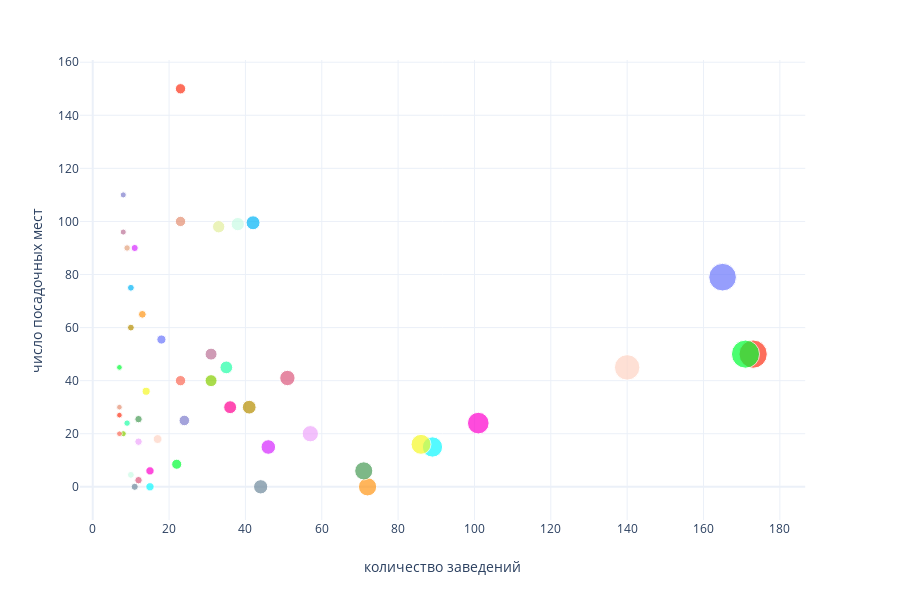

Notebook cell for this chart:
### Markdown cell above
Посмотрим на распределение значений количества заведений в сети и количества посадочных мест в первых 50 крупных сетях.

### Code cell
fig = px.scatter(chain_name_data.head(50), y="number", x='id', color='object_name', size='id',
                 labels={'number': 'число посадочных мест', 'id': 'количество заведений'},
                 template='plotly_white', hover_name='object_name', 
                 color_discrete_sequence=px.colors.qualitative.Light24)
fig.update_layout(showlegend=False)
fig.show()

### Figure 1 — Plotly figure (JSON) as saved in the notebook; plotly's stock layout.template omitted (floating-point values rounded to 4 significant figures)
{"data": [{"hoverlabel": {"namelength": 0}, "hovertemplate": "<b>%{hovertext}</b><br><br>object_name=KFC<br>количество заведений=%{marker.size}<br>число посадочных мест=%{y}", "hovertext": ["KFC"], "legendgroup": "object_name=KFC", "marker": {"color": "#FD3216", "size": [173], "sizemode": "area", "sizeref": 0.4325, "symbol": "circle"}, "mode": "markers", "name": "object_name=KFC", "showlegend": true, "type": "scatter", "x": [173], "xaxis": "x", "y": [50], "yaxis": "y"}, {"hoverlabel": {"namelength": 0}, "hovertemplate": "<b>%{hovertext}</b><br><br>object_name=Шоколадница<br>количество заведений=%{marker.size}<br>число посадочных мест=%{y}", "hovertext": ["Шоколадница"], "legendgroup": "object_name=Шоколадница", "marker": {"color": "#00FE35", "size": [171], "sizemode": "area", "sizeref": 0.4325, "symbol": "circle"}, "mode": "markers", "name": "object_name=Шоколадница", "showlegend": true, "type": "scatter", "x": [171], "xaxis": "x", "y": [50], "yaxis": "y"}, {"hoverlabel": {"namelength": 0}, "hovertemplate": "<b>%{hovertext}</b><br><br>object_name=Макдоналдс<br>количество заведений=%{marker.size}<br>число посадочных мест=%{y}", "hovertext": ["Макдоналдс"], "legendgroup": "object_name=Макдоналдс", "marker": {"color": "#6A76FC", "size": [165], "sizemode": "area", "sizeref": 0.4325, "symbol": "circle"}, "mode": "markers", "name": "object_name=Макдоналдс", "showlegend": true, "type": "scatter", "x": [165], "xaxis": "x", "y": [79], "yaxis": "y"}, {"hoverlabel": {"namelength": 0}, "hovertemplate": "<b>%{hovertext}</b><br><br>object_name=Бургер Кинг<br>количество заведений=%{marker.size}<br>число посадочных мест=%{y}", "hovertext": ["Бургер Кинг"], "legendgroup": "object_name=Бургер Кинг", "marker": {"color": "#FED4C4", "size": [140], "sizemode": "area", "sizeref": 0.4325, "symbol": "circle"}, "mode": "markers", "name": "object_name=Бургер Кинг", "showlegend": true, "type": "scatter", "x": [140], "xaxis": "x", "y": [45], "yaxis": "y"}, {"hoverlabel": {"namelength": 0}, "hovertemplate": "<b>%{hovertext}</b><br><br>object_name=Теремок<br>количество заведений=%{marker.size}<br>число посадочных мест=%{y}", "hovertext": ["Теремок"], "legendgroup": "object_name=Теремок", "marker": {"color": "#FE00CE", "size": [101], "sizemode": "area", "sizeref": 0.4325, "symbol": "circle"}, "mode": "markers", "name": "object_name=Теремок", "showlegend": true, "type": "scatter", "x": [101], "xaxis": "x", "y": [24], "yaxis": "y"}, {"hoverlabel": {"namelength": 0}, "hovertemplate": "<b>%{hovertext}</b><br><br>object_name=Крошка Картошка<br>количество заведений=%{marker.size}<br>число посадочных мест=%{y}", "hovertext": ["Крошка Картошка"], "legendgroup": "object_name=Крошка Картошка", "marker": {"color": "#0DF9FF", "size": [89], "sizemode": "area", "sizeref": 0.4325, "symbol": "circle"}, "mode": "markers", "name": "object_name=Крошка Картошка", "showlegend": true, "type": "scatter", "x": [89], "xaxis": "x", "y": [15], "yaxis": "y"}, {"hoverlabel": {"namelength": 0}, "hovertemplate": "<b>%{hovertext}</b><br><br>object_name=Домино'с Пицца<br>количество заведений=%{marker.size}<br>число посадочных мест=%{y}", "hovertext": ["Домино'с Пицца"], "legendgroup": "object_name=Домино'с Пицца", "marker": {"color": "#F6F926", "size": [86], "sizemode": "area", "sizeref": 0.4325, "symbol": "circle"}, "mode": "markers", "name": "object_name=Домино'с Пицца", "showlegend": true, "type": "scatter", "x": [86], "xaxis": "x", "y": [16], "yaxis": "y"}, {"hoverlabel": {"namelength": 0}, "hovertemplate": "<b>%{hovertext}</b><br><br>object_name=Милти<br>количество заведений=%{marker.size}<br>число посадочных мест=%{y}", "hovertext": ["Милти"], "legendgroup": "object_name=Милти", "marker": {"color": "#FF9616", "size": [72], "sizemode": "area", "sizeref": 0.4325, "symbol": "circle"}, "mode": "markers", "name": "object_name=Милти", "showlegend": true, "type": "scatter", "x": [72], "xaxis": "x", "y": [0], "yaxis": "y"}, {"hoverlabel": {"namelength": 0}, "hovertemplate": "<b>%{hovertext}</b><br><br>object_name=Суши Wok<br>количество заведений=%{marker.size}<br>число посадочных мест=%{y}", "hovertext": ["Суши Wok"], "legendgroup": "object_name=Суши Wok", "marker": {"color": "#479B55", "size": [71], "sizemode": "area", "sizeref": 0.4325, "symbol": "circle"}, "mode": "markers", "name": "object_name=Суши Wok", "showlegend": true, "type": "scatter", "x": [71], "xaxis": "x", "y": [6], "yaxis": "y"}, {"hoverlabel": {"namelength": 0}, "hovertemplate": "<b>%{hovertext}</b><br><br>object_name=Папа Джонс<br>количество заведений=%{marker.size}<br>число посадочных мест=%{y}", "hovertext": ["Папа Джонс"], "legendgroup": "object_name=Папа Джонс", "marker": {"color": "#EEA6FB", "size": [57], "sizemode": "area", "sizeref": 0.4325, "symbol": "circle"}, "mode": "markers", "name": "object_name=Папа Джонс", "showlegend": true, "type": "scatter", "x": [57], "xaxis": "x", "y": [20], "yaxis": "y"}, {"hoverlabel": {"namelength": 0}, "hovertemplate": "<b>%{hovertext}</b><br><br>object_name=Starbucks<br>количество заведений=%{marker.size}<br>число посадочных мест=%{y}", "hovertext": ["Starbucks"], "legendgroup": "object_name=Starbucks", "marker": {"color": "#DC587D", "size": [51], "sizemode": "area", "sizeref": 0.4325, "symbol": "circle"}, "mode": "markers", "name": "object_name=Starbucks", "showlegend": true, "type": "scatter", "x": [51], "xaxis": "x", "y": [41], "yaxis": "y"}, {"hoverlabel": {"namelength": 0}, "hovertemplate": "<b>%{hovertext}</b><br><br>object_name=Subway<br>количество заведений=%{marker.size}<br>число посадочных мест=%{y}", "hovertext": ["Subway"], "legendgroup": "object_name=Subway", "marker": {"color": "#D626FF", "size": [46], "sizemode": "area", "sizeref": 0.4325, "symbol": "circle"}, "mode": "markers", "name": "object_name=Subway", "showlegend": true, "type": "scatter", "x": [46], "xaxis": "x", "y": [15], "yaxis": "y"}, {"hoverlabel": {"namelength": 0}, "hovertemplate": "<b>%{hovertext}</b><br><br>object_name=Кофе с собой<br>количество заведений=%{marker.size}<br>число посадочных мест=%{y}", "hovertext": ["Кофе с собой"], "legendgroup": "object_name=Кофе с собой", "marker": {"color": "#6E899C", "size": [44], "sizemode": "area", "sizeref": 0.4325, "symbol": "circle"}, "mode": "markers", "name": "object_name=Кофе с собой", "showlegend": true, "type": "scatter", "x": [44], "xaxis": "x", "y": [0], "yaxis": "y"}, {"hoverlabel": {"namelength": 0}, "hovertemplate": "<b>%{hovertext}</b><br><br>object_name=Чайхона №1<br>количество заведений=%{marker.size}<br>число посадочных мест=%{y}", "hovertext": ["Чайхона №1"], "legendgroup": "object_name=Чайхона №1", "marker": {"color": "#00B5F7", "size": [42], "sizemode": "area", "sizeref": 0.4325, "symbol": "circle"}, "mode": "markers", "name": "object_name=Чайхона №1", "showlegend": true, "type": "scatter", "x": [42], "xaxis": "x", "y": [99.5], "yaxis": "y"}, {"hoverlabel": {"namelength": 0}, "hovertemplate": "<b>%{hovertext}</b><br><br>object_name=Додо Пицца<br>количество заведений=%{marker.size}<br>число посадочных мест=%{y}", "hovertext": ["Додо Пицца"], "legendgroup": "object_name=Додо Пицца", "marker": {"color": "#B68E00", "size": [41], "sizemode": "area", "sizeref": 0.4325, "symbol": "circle"}, "mode": "markers", "name": "object_name=Додо Пицца", "showlegend": true, "type": "scatter", "x": [41], "xaxis": "x", "y": [30], "yaxis": "y"}, {"hoverlabel": {"namelength": 0}, "hovertemplate": "<b>%{hovertext}</b><br><br>object_name=Тануки<br>количество заведений=%{marker.size}<br>число посадочных мест=%{y}", "hovertext": ["Тануки"], "legendgroup": "object_name=Тануки", "marker": {"color": "#C9FBE5", "size": [38], "sizemode": "area", "sizeref": 0.4325, "symbol": "circle"}, "mode": "markers", "name": "object_name=Тануки", "showlegend": true, "type": "scatter", "x": [38], "xaxis": "x", "y": [99], "yaxis": "y"}, {"hoverlabel": {"namelength": 0}, "hovertemplate": "<b>%{hovertext}</b><br><br>object_name=Прайм<br>количество заведений=%{marker.size}<br>число посадочных мест=%{y}", "hovertext": ["Прайм"], "legendgroup": "object_name=Прайм", "marker": {"color": "#FF0092", "size": [36], "sizemode": "area", "sizeref": 0.4325, "symbol": "circle"}, "mode": "markers", "name": "object_name=Прайм", "showlegend": true, "type": "scatter", "x": [36], "xaxis": "x", "y": [30], "yaxis": "y"}, {"hoverlabel": {"namelength": 0}, "hovertemplate": "<b>%{hovertext}</b><br><br>object_name=Хинкальная<br>количество заведений=%{marker.size}<br>число посадочных мест=%{y}", "hovertext": ["Хинкальная"], "legendgroup": "object_name=Хинкальная", "marker": {"color": "#22FFA7", "size": [35], "sizemode": "area", "sizeref": 0.4325, "symbol": "circle"}, "mode": "markers", "name": "object_name=Хинкальная", "showlegend": true, "type": "scatter", "x": [35], "xaxis": "x", "y": [45], "yaxis": "y"}, {"hoverlabel": {"namelength": 0}, "hovertemplate": "<b>%{hovertext}</b><br><br>object_name=Якитория<br>количество заведений=%{marker.size}<br>число посадочных мест=%{y}", "hovertext": ["Якитория"], "legendgroup": "object_name=Якитория", "marker": {"color": "#E3EE9E", "size": [33], "sizemode": "area", "sizeref": 0.4325, "symbol": "circle"}, "mode": "markers", "name": "object_name=Якитория", "showlegend": true, "type": "scatter", "x": [33], "xaxis": "x", "y": [98], "yaxis": "y"}, {"hoverlabel": {"namelength": 0}, "hovertemplate": "<b>%{hovertext}</b><br><br>object_name=Хлеб насущный<br>количество заведений=%{marker.size}<br>число посадочных мест=%{y}", "hovertext": ["Хлеб насущный"], "legendgroup": "object_name=Хлеб насущный", "marker": {"color": "#86CE00", "size": [31], "sizemode": "area", "sizeref": 0.4325, "symbol": "circle"}, "mode": "markers", "name": "object_name=Хлеб насущный", "showlegend": true, "type": "scatter", "x": [31], "xaxis": "x", "y": [40], "yaxis": "y"}, {"hoverlabel": {"namelength": 0}, "hovertemplate": "<b>%{hovertext}</b><br><br>object_name=Кофе Хаус<br>количество заведений=%{marker.size}<br>число посадочных мест=%{y}", "hovertext": ["Кофе Хаус"], "legendgroup": "object_name=Кофе Хаус", "marker": {"color": "#BC7196", "size": [31], "sizemode": "area", "sizeref": 0.4325, "symbol": "circle"}, "mode": "markers", "name": "object_name=Кофе Хаус", "showlegend": true, "type": "scatter", "x": [31], "xaxis": "x", "y": [50], "yaxis": "y"}, {"hoverlabel": {"namelength": 0}, "hovertemplate": "<b>%{hovertext}</b><br><br>object_name=Кулинарная лавка братьев Караваевых<br>количество заведений=%{marker.size}<br>число посадочных мест=%{y}", "hovertext": ["Кулинарная лавка братьев Караваевых"], "legendgroup": "object_name=Кулинарная лавка братьев Караваевых", "marker": {"color": "#7E7DCD", "size": [24], "sizemode": "area", "sizeref": 0.4325, "symbol": "circle"}, "mode": "markers", "name": "object_name=Кулинарная лавка братьев Караваевых", "showlegend": true, "type": "scatter", "x": [24], "xaxis": "x", "y": [25], "yaxis": "y"}, {"hoverlabel": {"namelength": 0}, "hovertemplate": "<b>%{hovertext}</b><br><br>object_name=Мята Lounge<br>количество заведений=%{marker.size}<br>число посадочных мест=%{y}", "hovertext": ["Мята Lounge"], "legendgroup": "object_name=Мята Lounge", "marker": {"color": "#FC6955", "size": [23], "sizemode": "area", "sizeref": 0.4325, "symbol": "circle"}, "mode": "markers", "name": "object_name=Мята Lounge", "showlegend": true, "type": "scatter", "x": [23], "xaxis": "x", "y": [40], "yaxis": "y"}, {"hoverlabel": {"namelength": 0}, "hovertemplate": "<b>%{hovertext}</b><br><br>object_name=Иль Патио<br>количество заведений=%{marker.size}<br>число посадочных мест=%{y}", "hovertext": ["Иль Патио"], "legendgroup": "object_name=Иль Патио", "marker": {"color": "#E48F72", "size": [23], "sizemode": "area", "sizeref": 0.4325, "symbol": "circle"}, "mode": "markers", "name": "object_name=Иль Патио", "showlegend": true, "type": "scatter", "x": [23], "xaxis": "x", "y": [100], "yaxis": "y"}, {"hoverlabel": {"namelength": 0}, "hovertemplate": "<b>%{hovertext}</b><br><br>object_name=Му-Му<br>количество заведений=%{marker.size}<br>число посадочных мест=%{y}", "hovertext": ["Му-Му"], "legendgroup": "object_name=Му-Му", "marker": {"color": "#FD3216", "size": [23], "sizemode": "area", "sizeref": 0.4325, "symbol": "circle"}, "mode": "markers", "name": "object_name=Му-Му", "showlegend": true, "type": "scatter", "x": [23], "xaxis": "x", "y": [150], "yaxis": "y"}, {"hoverlabel": {"namelength": 0}, "hovertemplate": "<b>%{hovertext}</b><br><br>object_name=Cofix<br>количество заведений=%{marker.size}<br>число посадочных мест=%{y}", "hovertext": ["Cofix"], "legendgroup": "object_name=Cofix", "marker": {"color": "#00FE35", "size": [22], "sizemode": "area", "sizeref": 0.4325, "symbol": "circle"}, "mode": "markers", "name": "object_name=Cofix", "showlegend": true, "type": "scatter", "x": [22], "xaxis": "x", "y": [8.5], "yaxis": "y"}, {"hoverlabel": {"namelength": 0}, "hovertemplate": "<b>%{hovertext}</b><br><br>object_name=АндерСон<br>количество заведений=%{marker.size}<br>число посадочных мест=%{y}", "hovertext": ["АндерСон"], "legendgroup": "object_name=АндерСон", "marker": {"color": "#6A76FC", "size": [18], "sizemode": "area", "sizeref": 0.4325, "symbol": "circle"}, "mode": "markers", "name": "object_name=АндерСон", "showlegend": true, "type": "scatter", "x": [18], "xaxis": "x", "y": [55.5], "yaxis": "y"}, {"hoverlabel": {"namelength": 0}, "hovertemplate": "<b>%{hovertext}</b><br><br>object_name=Пицца Хат<br>количество заведений=%{marker.size}<br>число посадочных мест=%{y}", "hovertext": ["Пицца Хат"], "legendgroup": "object_name=Пицца Хат", "marker": {"color": "#FED4C4", "size": [17], "sizemode": "area", "sizeref": 0.4325, "symbol": "circle"}, "mode": "markers", "name": "object_name=Пицца Хат", "showlegend": true, "type": "scatter", "x": [17], "xaxis": "x", "y": [18], "yaxis": "y"}, {"hoverlabel": {"namelength": 0}, "hovertemplate": "<b>%{hovertext}</b><br><br>object_name=СушиШоп<br>количество заведений=%{marker.size}<br>число посадочных мест=%{y}", "hovertext": ["СушиШоп"], "legendgroup": "object_name=СушиШоп", "marker": {"color": "#FE00CE", "size": [15], "sizemode": "area", "sizeref": 0.4325, "symbol": "circle"}, "mode": "markers", "name": "object_name=СушиШоп", "showlegend": true, "type": "scatter", "x": [15], "xaxis": "x", "y": [6], "yaxis": "y"}, {"hoverlabel": {"namelength": 0}, "hovertemplate": "<b>%{hovertext}</b><br><br>object_name=Пицца Паоло<br>количество заведений=%{marker.size}<br>число посадочных мест=%{y}", "hovertext": ["Пицца Паоло"], "legendgroup": "object_name=Пицца Паоло", "marker": {"color": "#0DF9FF", "size": [15], "sizemode": "area", "sizeref": 0.4325, "symbol": "circle"}, "mode": "markers", "name": "object_name=Пицца Паоло", "showlegend": true, "type": "scatter", "x": [15], "xaxis": "x", "y": [0], "yaxis": "y"}, {"hoverlabel": {"namelength": 0}, "hovertemplate": "<b>%{hovertext}</b><br><br>object_name=Алло Пицца<br>количество заведений=%{marker.size}<br>число посадочных мест=%{y}", "hovertext": ["Алло Пицца"], "legendgroup": "object_name=Алло Пицца", "marker": {"color": "#F6F926", "size": [14], "sizemode": "area", "sizeref": 0.4325, "symbol": "circle"}, "mode": "markers", "name": "object_name=Алло Пицца", "showlegend": true, "type": "scatter", "x": [14], "xaxis": "x", "y": [36], "yaxis": "y"}, {"hoverlabel": {"namelength": 0}, "hovertemplate": "<b>%{hovertext}</b><br><br>object_name=Кофемания<br>количество заведений=%{marker.size}<br>число посадочных мест=%{y}", "hovertext": ["Кофемания"], "legendgroup": "object_name=Кофемания", "marker": {"color": "#FF9616", "size": [13], "sizemode": "area", "sizeref": 0.4325, "symbol": "circle"}, "mode": "markers", "name": "object_name=Кофемания", "showlegend": true, "type": "scatter", "x": [13], "xaxis": "x", "y": [65], "yaxis": "y"}, {"hoverlabel": {"namelength": 0}, "hovertemplate": "<b>%{hovertext}</b><br><br>object_name=Штолле<br>количество заведений=%{marker.size}<br>число посадочных мест=%{y}", "hovertext": ["Штолле"], "legendgroup": "object_name=Штолле", "marker": {"color": "#479B55", "size": [12], "sizemode": "area", "sizeref": 0.4325, "symbol": "circle"}, "mode": "markers", "name": "object_name=Штолле", "showlegend": true, "type": "scatter", "x": [12], "xaxis": "x", "y": [25.5], "yaxis": "y"}, {"hoverlabel": {"namelength": 0}, "hovertemplate": "<b>%{hovertext}</b><br><br>object_name=Волконский<br>количество заведений=%{marker.size}<br>число посадочных мест=%{y}", "hovertext": ["Волконский"], "legendgroup": "object_name=Волконский", "marker": {"color": "#EEA6FB", "size": [12], "sizemode": "area", "sizeref": 0.4325, "symbol": "circle"}, "mode": "markers", "name": "object_name=Волконский", "showlegend": true, "type": "scatter", "x": [12], "xaxis": "x", "y": [17], "yaxis": "y"}, {"hoverlabel": {"namelength": 0}, "hovertemplate": "<b>%{hovertext}</b><br><br>object_name=Баскин Роббинс<br>количество заведений=%{marker.size}<br>число посадочных мест=%{y}", "hovertext": ["Баскин Роббинс"], "legendgroup": "object_name=Баскин Роббинс", "marker": {"color": "#DC587D", "size": [12], "sizemode": "area", "sizeref": 0.4325, "symbol": "circle"}, "mode": "markers", "name": "object_name=Баскин Роббинс", "showlegend": true, "type": "scatter", "x": [12], "xaxis": "x", "y": [2.5], "yaxis": "y"}, {"hoverlabel": {"namelength": 0}, "hovertemplate": "<b>%{hovertext}</b><br><br>object_name=Кружка<br>количество заведений=%{marker.size}<br>число посадочных мест=%{y}", "hovertext": ["Кружка"], "legendgroup": "object_name=Кружка", "marker": {"color": "#D626FF", "size": [11], "sizemode": "area", "sizeref": 0.4325, "symbol": "circle"}, "mode": "markers", "name": "object_name=Кружка", "showlegend": true, "type": "scatter", "x": [11], "xaxis": "x", "y": [90], "yaxis": "y"}, {"hoverlabel": {"namelength": 0}, "hovertemplate": "<b>%{hovertext}</b><br><br>object_name=СтардогS<br>количество заведений=%{marker.size}<br>число посадочных мест=%{y}", "hovertext": ["СтардогS"], "legendgroup": "object_name=СтардогS", "marker": {"color": "#6E899C", "size": [11], "sizemode": "area", "sizeref": 0.4325, "symbol": "circle"}, "mode": "markers", "name": "object_name=СтардогS", "showlegend": true, "type": "scatter", "x": [11], "xaxis": "x", "y": [0], "yaxis": "y"}, {"hoverlabel": {"namelength": 0}, "hovertemplate": "<b>%{hovertext}</b><br><br>object_name=Вареничная №1<br>количество заведений=%{marker.size}<br>число посадочных мест=%{y}", "hovertext": ["Вареничная №1"], "legendgroup": "object_name=Вареничная №1", "marker": {"color": "#00B5F7", "size": [10], "sizemode": "area", "sizeref": 0.4325, "symbol": "circle"}, "mode": "markers", "name": "object_name=Вареничная №1", "showlegend": true, "type": "scatter", "x": [10], "xaxis": "x", "y": [75], "yaxis": "y"}, {"hoverlabel": {"namelength": 0}, "hovertemplate": "<b>%{hovertext}</b><br><br>object_name=Ваби-Саби<br>количество заведений=%{marker.size}<br>число посадочных мест=%{y}", "hovertext": ["Ваби-Саби"], "legendgroup": "object_name=Ваби-Саби", "marker": {"color": "#B68E00", "size": [10], "sizemode": "area", "sizeref": 0.4325, "symbol": "circle"}, "mode": "markers", "name": "object_name=Ваби-Саби", "showlegend": true, "type": "scatter", "x": [10], "xaxis": "x", "y": [60], "yaxis": "y"}, {"hoverlabel": {"namelength": 0}, "hovertemplate": "<b>%{hovertext}</b><br><br>object_name=Суши Сет<br>количество заведений=%{marker.size}<br>число посадочных мест=%{y}", "hovertext": ["Суши Сет"], "legendgroup": "object_name=Суши Сет", "marker": {"color": "#C9FBE5", "size": [10], "sizemode": "area", "sizeref": 0.4325, "symbol": "circle"}, "mode": "markers", "name": "object_name=Суши Сет", "showlegend": true, "type": "scatter", "x": [10], "xaxis": "x", "y": [4.5], "yaxis": "y"}, {"hoverlabel": {"namelength": 0}, "hovertemplate": "<b>%{hovertext}</b><br><br>object_name=То Да Сё<br>количество заведений=%{marker.size}<br>число посадочных мест=%{y}", "hovertext": ["То Да Сё"], "legendgroup": "object_name=То Да Сё", "marker": {"color": "#FF0092", "size": [9], "sizemode": "area", "sizeref": 0.4325, "symbol": "circle"}, "mode": "markers", "name": "object_name=То Да Сё", "showlegend": true, "type": "scatter", "x": [9], "xaxis": "x", "y": [90], "yaxis": "y"}, {"hoverlabel": {"namelength": 0}, "hovertemplate": "<b>%{hovertext}</b><br><br>object_name=Французская выпечка<br>количество заведений=%{marker.size}<br>число посадочных мест=%{y}", "hovertext": ["Французская выпечка"], "legendgroup": "object_name=Французская выпечка", "marker": {"color": "#22FFA7", "size": [9], "sizemode": "area", "sizeref": 0.4325, "symbol": "circle"}, "mode": "markers", "name": "object_name=Французская выпечка", "showlegend": true, "type": "scatter", "x": [9], "xaxis": "x", "y": [24], "yaxis": "y"}, {"hoverlabel": {"namelength": 0}, "hovertemplate": "<b>%{hovertext}</b><br><br>object_name=Иль Патио Планета Суши<br>количество заведений=%{marker.size}<br>число посадочных мест=%{y}", "hovertext": ["Иль Патио Планета Суши"], "legendgroup": "object_name=Иль Патио Планета Суши", "marker": {"color": "#E3EE9E", "size": [9], "sizemode": "area", "sizeref": 0.4325, "symbol": "circle"}, "mode": "markers", "name": "object_name=Иль Патио Планета Суши", "showlegend": true, "type": "scatter", "x": [9], "xaxis": "x", "y": [90], "yaxis": "y"}, {"hoverlabel": {"namelength": 0}, "hovertemplate": "<b>%{hovertext}</b><br><br>object_name=Воккер<br>количество заведений=%{marker.size}<br>число посадочных мест=%{y}", "hovertext": ["Воккер"], "legendgroup": "object_name=Воккер", "marker": {"color": "#86CE00", "size": [8], "sizemode": "area", "sizeref": 0.4325, "symbol": "circle"}, "mode": "markers", "name": "object_name=Воккер", "showlegend": true, "type": "scatter", "x": [8], "xaxis": "x", "y": [20], "yaxis": "y"}, {"hoverlabel": {"namelength": 0}, "hovertemplate": "<b>%{hovertext}</b><br><br>object_name=Джон Джоли<br>количество заведений=%{marker.size}<br>число посадочных мест=%{y}", "hovertext": ["Джон Джоли"], "legendgroup": "object_name=Джон Джоли", "marker": {"color": "#BC7196", "size": [8], "sizemode": "area", "sizeref": 0.4325, "symbol": "circle"}, "mode": "markers", "name": "object_name=Джон Джоли", "showlegend": true, "type": "scatter", "x": [8], "xaxis": "x", "y": [96], "yaxis": "y"}, {"hoverlabel": {"namelength": 0}, "hovertemplate": "<b>%{hovertext}</b><br><br>object_name=Грабли<br>количество заведений=%{marker.size}<br>число посадочных мест=%{y}", "hovertext": ["Грабли"], "legendgroup": "object_name=Грабли", "marker": {"color": "#7E7DCD", "size": [8], "sizemode": "area", "sizeref": 0.4325, "symbol": "circle"}, "mode": "markers", "name": "object_name=Грабли", "showlegend": true, "type": "scatter", "x": [8], "xaxis": "x", "y": [110], "yaxis": "y"}, {"hoverlabel": {"namelength": 0}, "hovertemplate": "<b>%{hovertext}</b><br><br>object_name=Пицца Экспресс<br>количество заведений=%{marker.size}<br>число посадочных мест=%{y}", "hovertext": ["Пицца Экспресс"], "legendgroup": "object_name=Пицца Экспресс", "marker": {"color": "#FC6955", "size": [7], "sizemode": "area", "sizeref": 0.4325, "symbol": "circle"}, "mode": "markers", "name": "object_name=Пицца Экспресс", "showlegend": true, "type": "scatter", "x": [7], "xaxis": "x", "y": [20], "yaxis": "y"}, {"hoverlabel": {"namelength": 0}, "hovertemplate": "<b>%{hovertext}</b><br><br>object_name=Брусника<br>количество заведений=%{marker.size}<br>число посадочных мест=%{y}", "hovertext": ["Брусника"], "legendgroup": "object_name=Брусника", "marker": {"color": "#E48F72", "size": [7], "sizemode": "area", "sizeref": 0.4325, "symbol": "circle"}, "mode": "markers", "name": "object_name=Брусника", "showlegend": true, "type": "scatter", "x": [7], "xaxis": "x", "y": [30], "yaxis": "y"}, {"hoverlabel": {"namelength": 0}, "hovertemplate": "<b>%{hovertext}</b><br><br>object_name=Krispy Creme<br>количество заведений=%{marker.size}<br>число посадочных мест=%{y}", "hovertext": ["Krispy Creme"], "legendgroup": "object_name=Krispy Creme", "marker": {"color": "#FD3216", "size": [7], "sizemode": "area", "sizeref": 0.4325, "symbol": "circle"}, "mode": "markers", "name": "object_name=Krispy Creme", "showlegend": true, "type": "scatter", "x": [7], "xaxis": "x", "y": [27], "yaxis": "y"}, {"hoverlabel": {"namelength": 0}, "hovertemplate": "<b>%{hovertext}</b><br><br>object_name=Джаганнат<br>количество заведений=%{marker.size}<br>число посадочных мест=%{y}", "hovertext": ["Джаганнат"], "legendgroup": "object_name=Джаганнат", "marker": {"color": "#00FE35", "size": [7], "sizemode": "area", "sizeref": 0.4325, "symbol": "circle"}, "mode": "markers", "name": "object_name=Джаганнат", "showlegend": true, "type": "scatter", "x": [7], "xaxis": "x", "y": [45], "yaxis": "y"}], "layout": {"height": 600, "legend": {"itemsizing": "constant", "tracegroupgap": 0}, "margin": {"t": 60}, "showlegend": false, "xaxis": {"anchor": "y", "domain": [0, 0.98], "title": {"text": "количество заведений"}}, "yaxis": {"anchor": "x", "domain": [0, 1], "title": {"text": "число посадочных мест"}}}}
